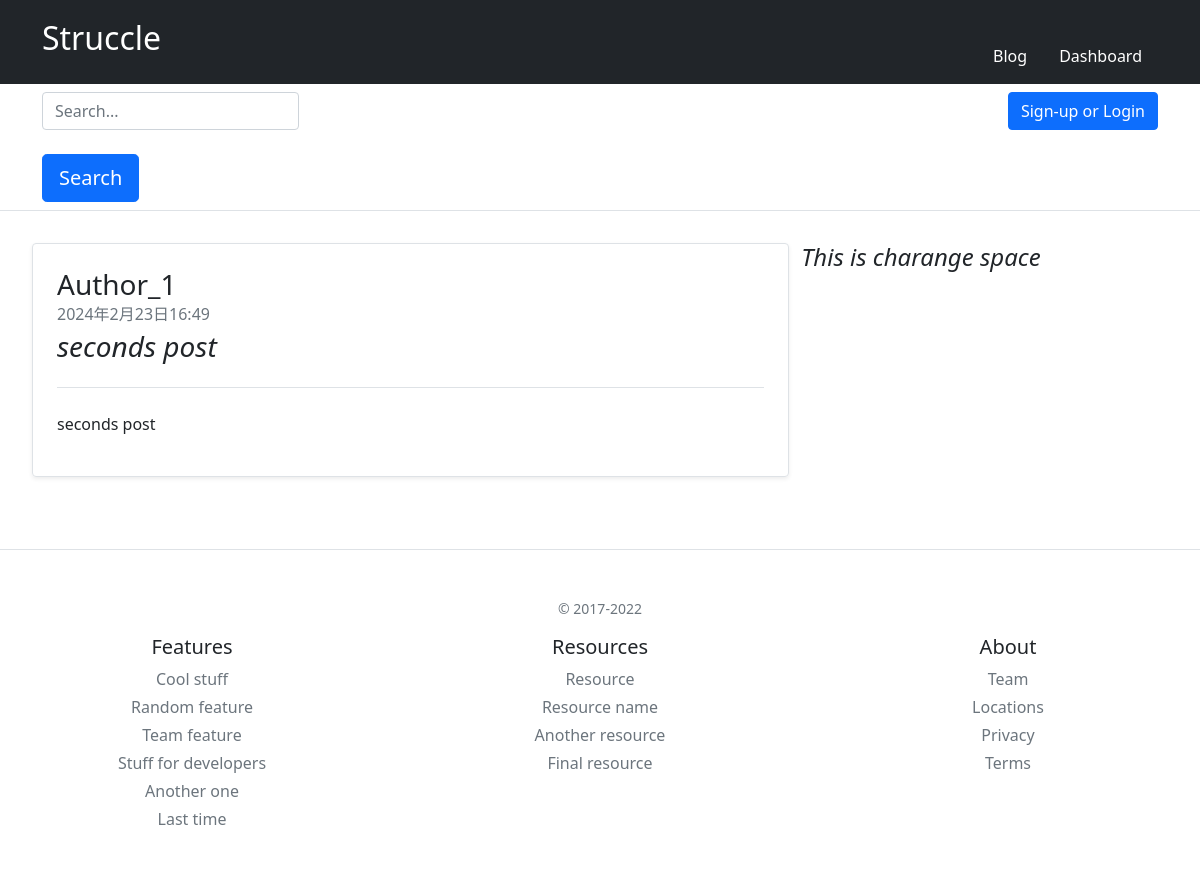
The app's page /blog/2/ with its own data.
### blog/models.py (models this page shows, shortened)
class Article(models.Model):
    author = models.ForeignKey(User, on_delete=models.CASCADE)
    title = models.CharField(max_length=30)
    body = models.TextField()
    created_at = models.DateTimeField(default=timezone.now)
    updated_at = models.DateTimeField(default=timezone.now)

### signup/models.py (models this page shows, shortened)
class User(AbstractBaseUser, PermissionsMixin):
    email = models.EmailField(max_length=255, unique=True)
    create_at = models.DateTimeField(default=timezone.now)
    update_at = models.DateTimeField(default=timezone.now)
    is_staff = models.BooleanField(default=False)
    is_active =models.BooleanField(default=True)
    objects = UserManager()
    USERNAME_FIELD = "email"
    REQUIRED_FIELDS = []

### blog/views.py (the view)
# urls.py: path('<int:pk>/', views.detail, name="detail"),
def detail(request, pk: int):
    article = Article.objects.get(pk=pk)
    context = {"article": article}
    return render(request,"blog/detail.html", context)

### blog/templates/blog/detail.html
{% extends "base.html" %}
{% block content %}
<div class="row" style="margin: 2em;">
    <div class="col-md-8 col-sx-1">
        <div class="row">
            <div class="row g-0 border rounded overflow-hidden flex-md-row mb-4 shadow-sm h-md-250 position-relative">
                <div class="col p-4 d-flex flex-column position-static">
                    <h3 class="mb-0">Author_{{ article.author.pk }}</h3>
                    <div class="mb-1 text-muted">{{ article.created_at }}</div>
                    <h3 class="pb-4 mb-4 fst-italic border-bottom">{{ article.title }}</h3>
                    <p style="word-break: break-all;">{{ article.body }}</p>
                </div>
            </div>
        </div>
    </div>
    <div class="col-md-4 col-sx-1">
        <h4 class="fst-italic">This is charange space</h4>
    </div>
</div>
{% endblock %}

### records on screen
Article: author.pk "1", created_at "2024年2月23日16:49", title "seconds post", body "seconds post"
